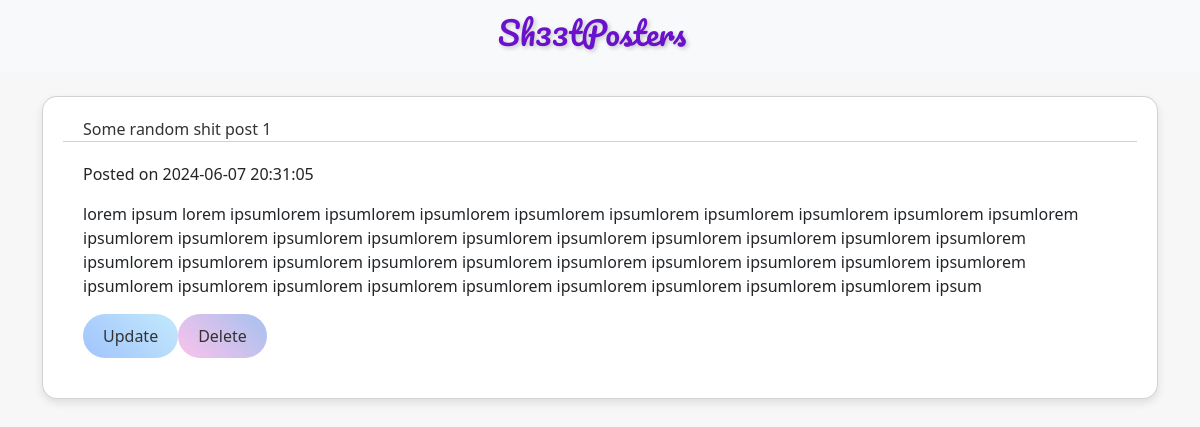
Screenshot of /read_del/19 with the database file from the repository.
### tables this page shows
CREATE TABLE posts_table(
              id INTEGER PRIMARY KEY AUTOINCREMENT,
              title TEXT NOT NULL,
              post TEXT NOT NULL,
              timestamp TIMESTAMP DEFAULT CURRENT_TIMESTAMP              
              );

### app.py (the view, shortened to what this page needs)
@app.route("/read_del/<int:id>", methods=['GET', 'POST'])
def read_del(id):
    conn, c = conn_w_db()
    if request.method == "GET":
        c.execute("SELECT * FROM posts_table WHERE id = ?", (id,))
        post = c.fetchone()
        commit_close(conn)
        return render_template('post.html', post=post)

### app.py (called while the page is built)
def conn_w_db():
    conn = sqlite3.connect(db_locale)
    c = conn.cursor()
    return conn, c

def commit_close(conn):
    conn.commit()
    conn.close()

### templates/post.html
{% extends "base.html" %}
{% block content %}
<div class="container mt-4">
        <div class="card">
            <div class="card-header">
                {{ post[1] }}
            </div>
            <div class="card-body">
                <p class="card-text">
                    <span>Posted on {{ post[3] }}</span>
                </p>
                <p class="card-text">{{ post[2] }}</p>
                <div class="d-flex ">
                <a href="{{ url_for('update_post', id=post[0]) }}" class="btn btn-primary btn-sm btn-read-more">Update</a>
                <form method="post" action="{{ url_for('del_post', id=post[0]) }}">
                    <button type="submit" class="btn btn-danger btn-delete btn-sm" >Delete</button>
                </form>
            </div>
            </div>
        </div>
</div>
{% endblock content %}

### static/main.css (style rules this page uses)
:root { --btn-font-size: 1rem; --btn-padding: 10px 20px; --btn-border-radius: 50px; --card-border-radius: 15px; --card-padding: 20px; --card-margin-bottom: 20px; --input-border-radius: 15px; --input-padding: 10px; --input-background: #f3f0ff; --input-border-color: #a1c4fd; }
body { background-color: rgba(0, 0, 0, 0.03); }
.btn-read-more { background: linear-gradient(45deg, #a1c4fd, #c2e9fb); color: #333; border: none; border-radius: var(--btn-border-radius); padding: var(--btn-padding); font-size: var(--btn-font-size); transition: all 0.3s ease; }
.btn-delete { background: linear-gradient(45deg, #fbc2eb, #a6c1ee); color: #333; border: none; border-radius: var(--btn-border-radius); padding: var(--btn-padding); font-size: var(--btn-font-size); transition: all 0.3s ease; }
.card { border-radius: var(--card-border-radius); padding: var(--card-padding); margin-bottom: var(--card-margin-bottom); box-shadow: 0 4px 8px rgba(0, 0, 0, 0.1); background: #fff; }
.card-header { background: #ffffff; color: #333; border-top-left-radius: var(--card-border-radius); border-top-right-radius: var(--card-border-radius); padding: 0px 20px; }
.card-body { padding: 20px; }

### rows the page displays
posts_table: title "Some random shit post 1", timestamp "2024-06-07 20:31:05", post "lorem ipsum lorem ipsumlorem ipsumlorem ipsumlorem ipsumlorem ipsumlorem ipsumlorem ipsumlorem ipsumlorem ipsumlorem ipsumlorem ipsumlorem ipsumlorem ipsumlorem ipsumlorem ipsumlorem ipsumlorem ipsumlorem ipsumlorem ipsumlorem ipsumlorem ipsumlorem ipsumlorem ipsumlorem ipsumlorem ipsumlorem ipsumlorem ipsumlorem ipsumlorem ipsumlorem ipsumlorem ipsumlorem ipsumlorem ipsumlorem ipsumlorem ipsumlorem ipsumlorem ipsumlorem ipsumlorem ipsum"
